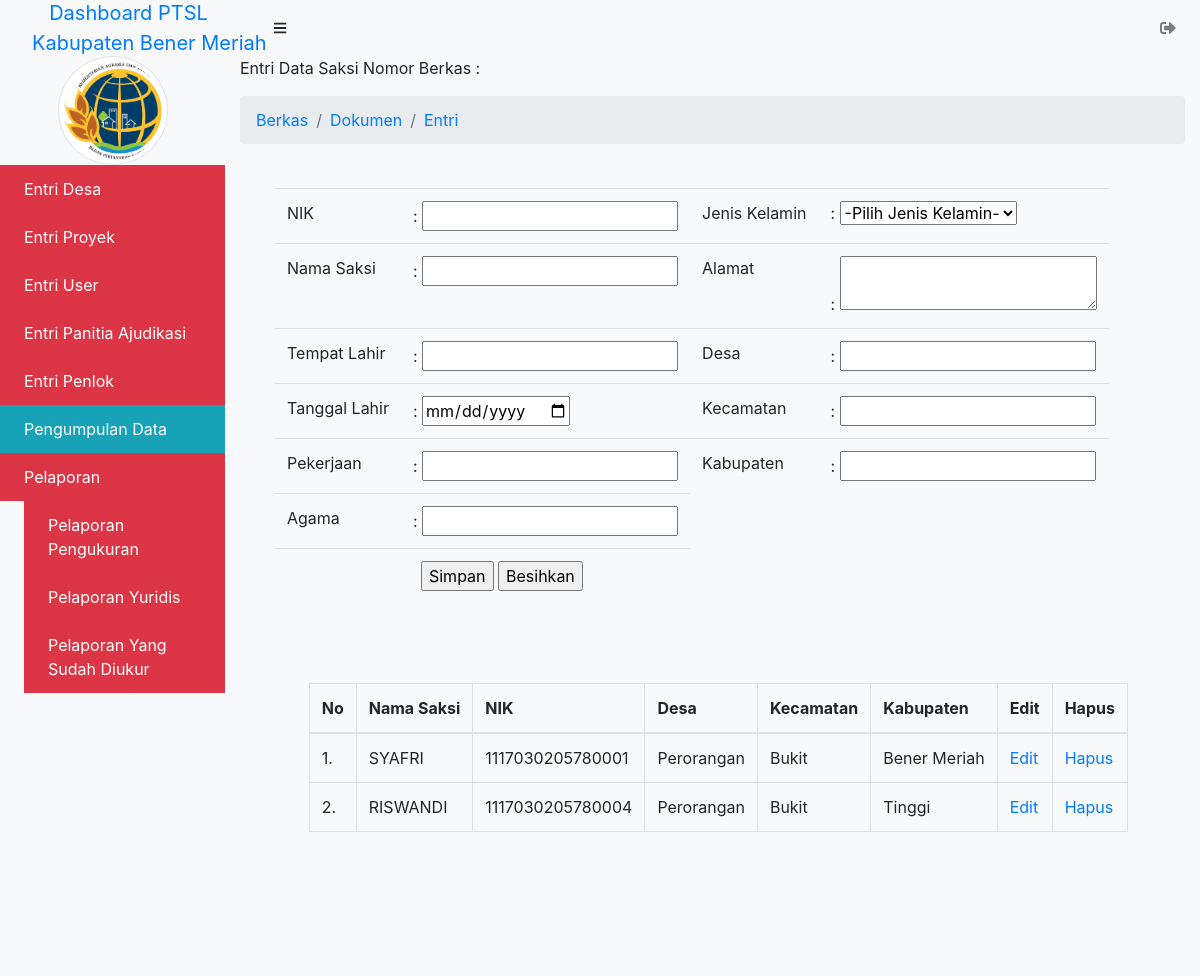
/admin/pemb_berkas/dokumen/entri/entri_saksi.php (signed in), run on an earlier commit of the app's database.
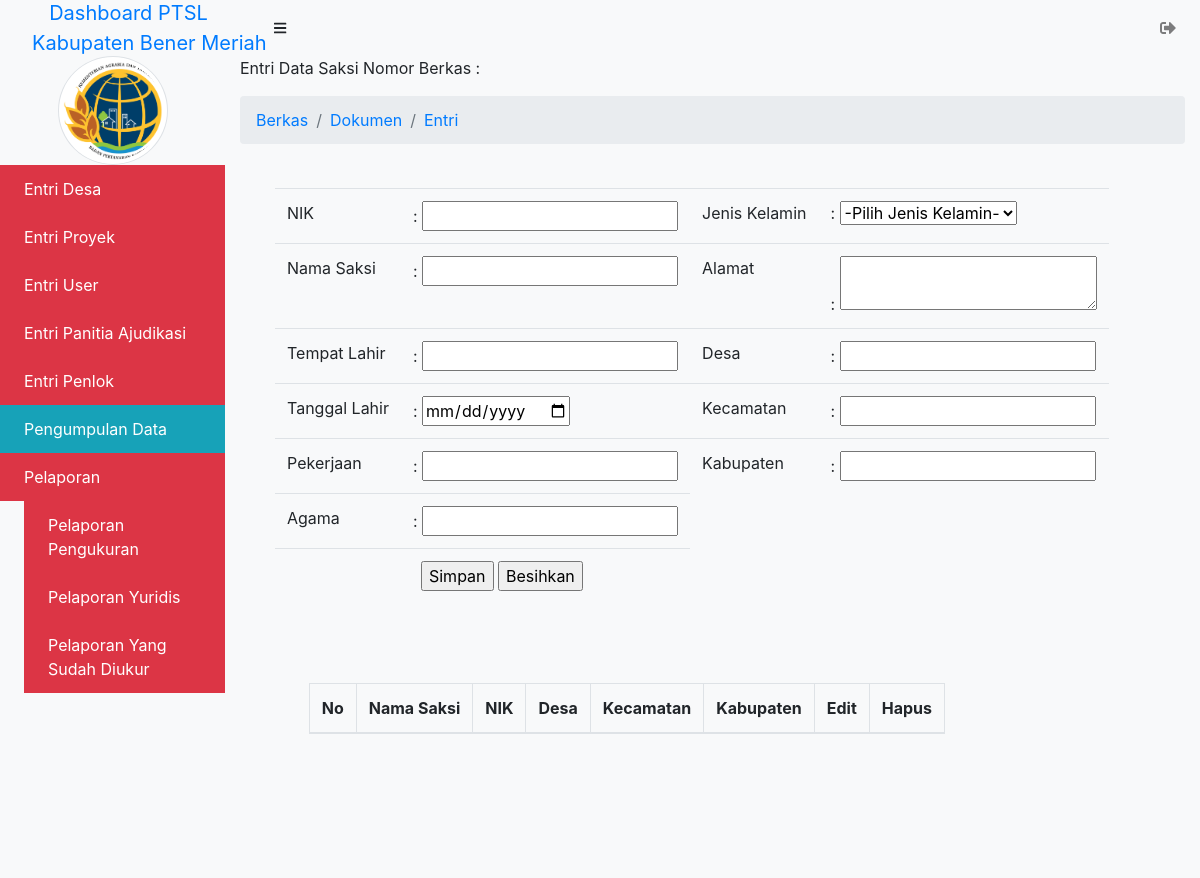
And on a later commit of the database.
### tables this page shows
CREATE TABLE `saksi` (
  `id_saksi` int(11) NOT NULL,
  `nik_saksi` varchar(100) NOT NULL,
  `id_jk` int(11) NOT NULL,
  `nama_saksi` varchar(225) NOT NULL,
  `alamat_saksi` text NOT NULL,
  `temp_lahir_saksi` varchar(225) NOT NULL,
  `desa_saksi` varchar(255) NOT NULL,
  `tgl_lahir_saksi` date NOT NULL,
  `kecamatan_saksi` varchar(255) NOT NULL,
  `pekerjaan_saksi` varchar(255) NOT NULL,
  `kabupaten_saksi` varchar(255) NOT NULL,
  `agama_saksi` varchar(100) NOT NULL
);

### admin/_config/config.php (called while the page is built, shortened)
<?php
function base_url($url = null) {
    $base_url = "http://localhost:8080/ptslbm";
    if ($url != null) {
        return $base_url."/".$url;
    } else {
        return $base_url;
    }
}
?>

### admin/pemb_berkas/dokumen/entri/entri_saksi.php (the view, shortened to what this page needs)
<?php $title = "Entri Data Saksi";
include_once('../../../_header.php');
?>
			<div id="layoutSidenav_content">
                <main>
                    <div class="container-fluid">
                        <p>Entri Data Saksi Nomor Berkas :</p>
                        <ol class="breadcrumb mb-4">
                            <li class="breadcrumb-item active">
                                <a href="<?= base_url('admin/pemb_berkas');?>"> Berkas</a>
                            </li>
                            <li class="breadcrumb-item active">
                                <a href="<?= base_url('admin/pemb_berkas/dokumen');?>"> Dokumen</a>
                            </li>
                            <li class="breadcrumb-item active">
                                <a href="<?= base_url('admin/pemb_berkas/dokumen/entri/entri_pemohon.php');?>"> Entri</a>
                            </li>
                        </ol>
<?php
function tambah($koneksi){
	?>
	<dir class="row">
		<div class="col-xl-12">
		<form action="" method="POST">
			<div class="form-row">
					<fieldset>
						<div class="table-responsive">
							<table class="table table-responsive-sm table-hover" border="0">
								<tr>
									<div class="col-md-3">
										<td>NIK </td>
									</div>
									<div class="col-md-3">
										<td> : <input type="number" name="nik" required /></td>
									</div>
									<div class="col-md-3">
										<td>Jenis Kelamin </td>
									</div>
									<div class="col-md-3">
										<td> :
											<select name="id_jk" required>
									            <option disabled selected value="">-Pilih Jenis Kelamin-</option>
											</select>
										</td>
									</div>
								</tr>
								<tr>
									<div class="col-md-3">
										<td>Nama Saksi </td>
									</div>
									<div class="col-md-3">
										<td> : <input type="text" name="nm_saksi" required /></td>
									</div>
									<div class="col-md-3">
										<td>Alamat </td>
									</div>
									<div class="col-md-3">
										<td> : <textarea name="alamat" row="4" cols="23"></textarea></td>
									</div>
								</tr>
								<tr>
									<div class="col-md-3">
										<td>Tempat Lahir </td>
									</div>
									<div class="col-md-3">
										<td> : <input type="text" name="temp_lahir" required /></td>
									</div>
									<div class="col-md-3">
										<td>Desa </td>
									</div>
									<div class="col-md-3">
										<td> : <input type="text" name="desa" required /></td>
									</div>
								</tr>
								<tr>
									<div class="col-md-3">
										<td>Tanggal Lahir </td>
									</div>
									<div class="col-md-3">
										<td> : <input type="date" name="tgl_lahir" required /></td>
									</div>
									<div class="col-md-3">
										<td>Kecamatan </td>
									</div>
									<div class="col-md-3">
										<td> : <input type="text" name="kecamatan" required /></td>
									</div>
								</tr>
								<tr>
									<div class="col-md-3">
										<td>Pekerjaan </td>
									</div>
									<div class="col-md-3">
										<td> : <input type="rext" name="pekerjaan" required /></td>
									</div>
									<div class="col-md-3">
										<td>Kabupaten </td>
									</div>
									<div class="col-md-3">
										<td> : <input type="text" name="kabupaten" required /></td>
									</div>
								</tr>
								<tr>
									<td>Agama </td>
									<td> : <input type="text" name="agama" required/></td>
								</tr>
								<tr>
									<td></td>
									<td><label class="ml-2">
									<input type="submit" name="btn_simpan" value="Simpan"/>
									<input type="reset" name="reset" value="Besihkan"/>
								</label></td>
								</tr>
							</table>
							<br>
						</div>
				</fieldset>
			</div>
		</form>
	</div>
	</div>
                        <div class="row">
                        	<div class="col-xl-auto offset-xl-1">
	<?php
}
function tampil_data($koneksi){
	$sql = "SELECT * FROM saksi LEFT JOIN jenis_kelamin ON saksi.id_jk = jenis_kelamin.id_jk";
	$query = mysqli_query($koneksi, $sql);
	$nomor = 1;
		echo "<fieldset>";
		echo "<div class='table-responsive'>";
		echo "<table class='table table-responsive-sm table-bordered table-hover' id='user' border='1' cellpadding='10'>";
		echo "<thead>";
			echo "<tr>";
			echo "<th>No</th>
				<th>Nama Saksi</th>
				<th>NIK</th>
				<th>Desa</th>
				<th>Kecamatan</th>
				<th>Kabupaten</th>
				<th>Edit</th>
				<th>Hapus</th>";
			echo "</tr>";
		echo "</thead>";
		echo "<tbody>";
	while($data = mysqli_fetch_array($query)){
		?>
			<tr>
				<td><?= $nomor++; ?>.</td>
				<td><?php echo $data['nama_saksi']; ?></td>
				<td><?php echo $data['nik_saksi']; ?></td>
				<td><?php echo $data['desa_saksi']; ?></td>
				<td><?php echo $data['kecamatan_saksi']; ?></td>
				<td><?php echo $data['kabupaten_saksi']; ?></td>
				<td>
					<a href="entri_saksi.php?aksi=update&id=<?php echo $data['id_saksi']; ?>&nik=<?php echo $data['nik_saksi']; ?>&jk=<?php echo $data['id_jk']; ?>&nm_saksi=<?php echo $data['nama_saksi']; ?>&alamat=<?php echo $data['alamat_saksi']; ?>&temp_lahir=<?php echo $data['temp_lahir_saksi']; ?>&desa=<?php echo $data['desa_saksi']; ?>&tgl_lahir=<?php echo $data['tgl_lahir_saksi']; ?>&kecamatan=<?php echo $data['kecamatan_saksi']; ?>&pekerjaan=<?php echo $data['pekerjaan_saksi']; ?>&kabupaten=<?php echo $data['kabupaten_saksi']; ?>&agama=<?php echo $data['agama_saksi']; ?>">Edit</a>
				</td>
				<td>
					<a href="entri_saksi.php?aksi=delete&id=<?php echo $data['id_saksi']; ?>" onClick="return confirm('Yakin akan menghapus saksi <?= $data['nama_saksi']; ?>?')">Hapus</a>
				</td>
			</tr>
		<?php
	}
	echo "</tbody>";
	echo "</table>";
	echo "</fieldset>";
}
		?>
		<?php
if (isset($_GET['aksi'])){
	switch($_GET['aksi']){
		case "create":
			echo '<a href="entri_saksi.php"> &laquo; Home</a>';
			tambah($koneksi);
			break;
		case "read":
			tampil_data($koneksi);
			break;
		case "update":
			ubah($koneksi);
			tampil_data($koneksi);
			break;
		case "delete":
			hapus($koneksi);
			break;
		default:
			echo "<h3>Aksi <i>".$_GET['aksi']."</i> tidaka ada!</h3>";
			tambah($koneksi);
			tampil_data($koneksi);
	}
} else {
	tambah($koneksi);
	tampil_data($koneksi);
}
?>
                    		</div>
                    	</div>
                    </div>
				</div>
<?php include_once('../../../_footer.php'); ?>

### admin/_header.php (shortened to what this page needs)
<?php require_once "_config/config.php";
if (isset($_SESSION['admin']) OR (isset($_SESSION['p_yuridus']) OR (isset($_SESSION['p_ukur']) OR (isset($_SESSION['p_desa']))))) { ?>
<!DOCTYPE html>
<html lang="en">
    <head>
        <link href="<?= base_url('admin/_assets/dist/css/styles.css'); ?>" rel="stylesheet" />
        <link href="<?=base_url('admin/_assets/dataTables/Responsive-2.2.6/css/responsive.bootstrap.min.css')?>" rel="stylesheet" type="text/css" />
        <link href="https://cdn.datatables.net/1.10.20/css/dataTables.bootstrap4.min.css" rel="stylesheet" />
        <link href="<?=base_url('admin/_assets/dataTables/datatables.css')?>" rel="stylesheet" type="text/css" />
    </head>
    <body class="sb-nav-fixed bg-light">
        <nav class="sb-topnav navbar navbar-expand navbar-light bg-light">
            <a class="navbar-brand text-center text-primary" href="<?=base_url('admin/data_desa/index.php')?>/"> Dashboard PTSL </br>
            Kabupaten Bener Meriah</a>
            <button class="btn btn-link btn-sm order-1 order-lg-0 ml-4" id="sidebarToggle" href="#"><i class="fas fa-bars"></i></button>
            <ul class="navbar-nav ml-auto ml-md-0">
                    <a class="nav-link" href="<?= base_url('admin/auth/logout.php');?>" role="button" onClick="return confirm('Yakin keluar dari Aplikasi?')"><i class="fas fa-sign-out-alt"></i></a>
            </ul>
        </nav>
        <div id="layoutSidenav">
            <div id="layoutSidenav_nav">
                <nav class="sb-sidenav accordion sb-sidenav-light" id="sidenavAccordion">
                    <div class="sb-sidenav-menu">
                        <div class="nav">
                            <img class="rounded-circle img-thumbnail m-auto mb-2" src="<?= base_url('admin/_assets/bener.jpg');?>" alt="" width="110" height="110">
                            <a class="nav-link bg-danger text-white" href="<?= base_url('admin/data_desa');?>">
                                Entri Desa
                            </a>
                            <a class="nav-link bg-danger text-white" href="<?= base_url('admin/data_proyek');?>">
                                Entri Proyek
                            </a>
                            <a class="nav-link bg-danger text-white" href="<?= base_url('admin/data_user');?>">
                                Entri User
                            </a>
                            <a class="nav-link bg-danger text-white" href="<?= base_url('admin/data_panitia_ajudikasi');?>">
                                Entri Panitia Ajudikasi
                            </a>
                            <a class="nav-link bg-danger text-white" href="<?= base_url('admin/data_penlok');?>">
                                Entri Penlok
                            </a>
                            <a class="nav-link collapsed bg-info text-white" href="#" data-toggle="collapse" data-target="#collapseLayouts" aria-expanded="false" aria-controls="collapseLayouts">
                                Pengumpulan Data
                            </a>
                            <a class="nav-link bg-danger text-white" href="<?= base_url('admin/pelaporan');?>">
                                Pelaporan
                            </a>
                                <nav class="sb-sidenav-menu-nested nav">
                                    <a class="nav-link bg-danger text-white" href="<?= base_url('admin/pelaporan/pelaporan_pengukuran');?>">
                                        Pelaporan Pengukuran
                                    </a>
                                    <a class="nav-link bg-danger text-white" href="<?= base_url('admin/pelaporan/pelaporan_yuridis');?>">
                                        Pelaporan Yuridis
                                    </a>
                                    <a class="nav-link bg-danger text-white" href="<?= base_url('admin/pelaporan/pelaporan_yg_sdh_diukur');?>">
                                        Pelaporan Yang Sudah Diukur
                                    </a>
                                </nav>
                    </div>
                </nav>
            </div>
<?php
} else {
    header("location: ../auth/login.php");
}
?>

### admin/_footer.php (shortened to what this page needs)
                <div class="container">
                    <div class="row">
                        <h1>&nbsp;</h1>
                    </div>
                    <div class="row">
                        <h1>&nbsp;</h1>
                    </div>
                </div>
                <footer class="fixed-bottom py-4 bg-light mt-5">
                </footer>
    </body>
</html>

What changed in the data, as far as the page shows it:
removed saksi: nama_saksi "SYAFRI", nik_saksi "1117030205780001", desa_saksi "Perorangan", kecamatan_saksi "Bukit", kabupaten_saksi "Bener Meriah"
removed saksi: nama_saksi "RISWANDI", nik_saksi "1117030205780004", desa_saksi "Perorangan", kecamatan_saksi "Bukit", kabupaten_saksi "Tinggi"
